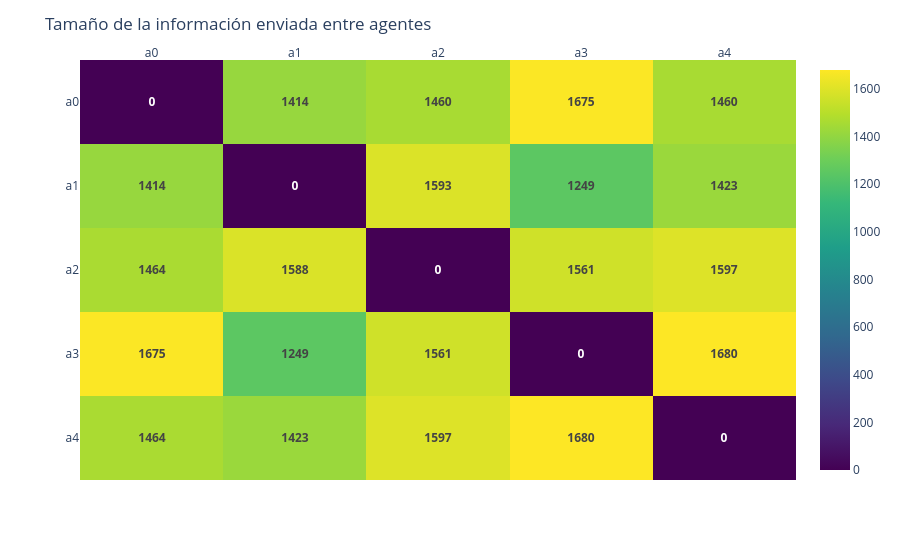

Notebook code cell kept with this figure:
### Code cell
data = data[["sender", "to", "size"]]
data.sender = list(map(lambda x: x.split("@")[0], data.sender))
data.to = list(map(lambda x: x.split("@")[0], data.to))
#data_coss = pd.crosstab(index=data.sender, columns=data.to, values=data.size)
data_cross = data.groupby(["sender", "to"])["size"].sum().div(1024*1024).round(0).unstack().fillna(0)
data_cross
agents = data.sender.unique()
fig = px.imshow(data_cross.to_numpy(), x=agents, y=agents, color_continuous_scale="Viridis", aspect="auto")
fig.update_traces(text=data_cross, texttemplate="<b>%{text}</b>")
fig.update_xaxes(side="top")
fig.update_layout(title_text="Tamaño de la información enviada entre agentes")

### Figure 1 — Plotly figure (JSON) as saved in the notebook; plotly's stock layout.template omitted (floating-point values rounded to 4 significant figures)
{"data": [{"coloraxis": "coloraxis", "hovertemplate": "x: %{x}<br>y: %{y}<br>color: %{z}<extra></extra>", "name": "0", "text": [[0, 1414, 1460, 1675, 1460], [1414, 0, 1593, 1249, 1423], [1464, 1588, 0, 1561, 1597], [1675, 1249, 1561, 0, 1680], [1464, 1423, 1597, 1680, 0]], "texttemplate": "<b>%{text}</b>", "type": "heatmap", "x": ["a0", "a1", "a2", "a3", "a4"], "xaxis": "x", "y": ["a0", "a1", "a2", "a3", "a4"], "yaxis": "y", "z": [[0, 1414, 1460, 1675, 1460], [1414, 0, 1593, 1249, 1423], [1464, 1588, 0, 1561, 1597], [1675, 1249, 1561, 0, 1680], [1464, 1423, 1597, 1680, 0]]}], "layout": {"coloraxis": {"colorscale": [[0, "#440154"], [0.1111, "#482878"], [0.2222, "#3e4989"], [0.3333, "#31688e"], [0.4444, "#26828e"], [0.5556, "#1f9e89"], [0.6667, "#35b779"], [0.7778, "#6ece58"], [0.8889, "#b5de2b"], [1, "#fde725"]]}, "margin": {"t": 60}, "title": {"text": "Tamaño de la información enviada entre agentes"}, "xaxis": {"anchor": "y", "domain": [0, 1], "side": "top"}, "yaxis": {"anchor": "x", "autorange": "reversed", "domain": [0, 1]}}}
